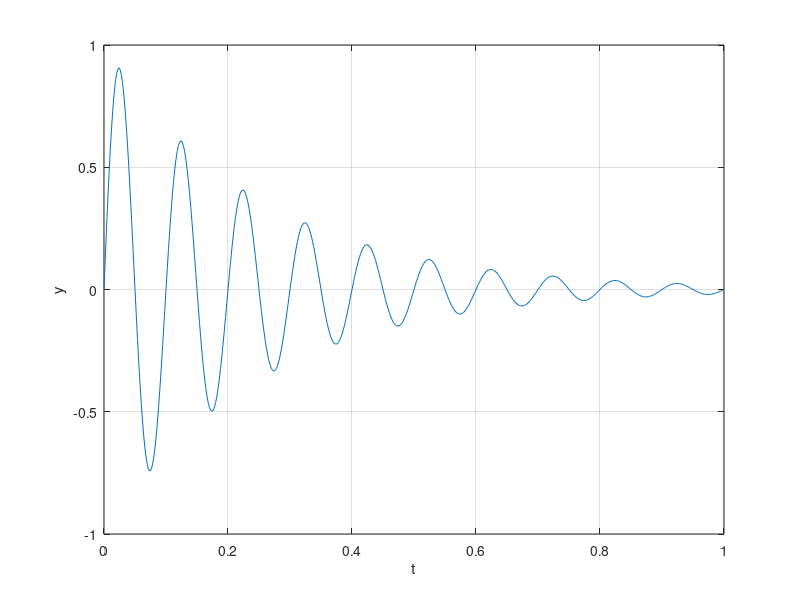

Source code (MATLAB):
t = 0 : 0.002 : 1;
T = 0.25; %0.25/0.002 will give you this sample number 125
a = 1/T;
f = 10; w = 2*pi*f;
y = exp(-a.*t).*sin(w*t);
plot(t,y); grid on; xlabel("t") ; ylabel("y");